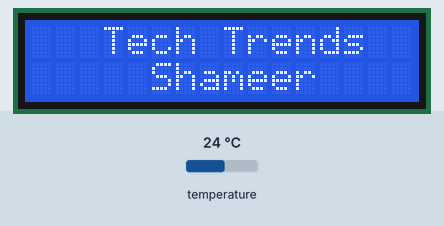
The sketch below on a simulated Arduino Uno, built with avr-gcc and run on an emulated ATmega328P. Shown: 16×2 character LCD. Inputs (shaded band) come from the test bench; at power-on: temperature 24 °C. What the sketch prints to the serial monitor is not drawn.

Above: at 1.2 s.
At 8.3 s:
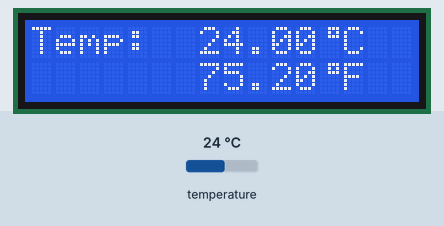
8.4 s: temperature set to 12 °C
At 10.9 s:
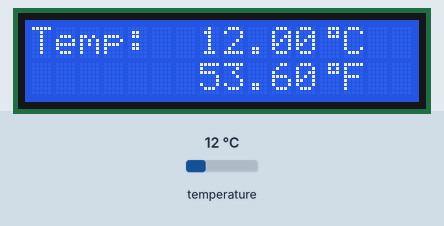
11.2 s: temperature set to 19 °C
At 12.0 s:
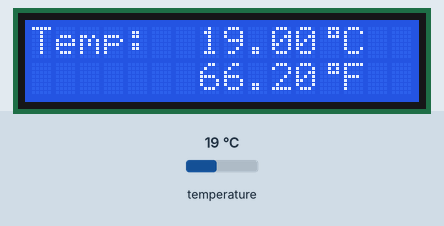
13.0 s: temperature set to 28 °C
At 14.0 s:
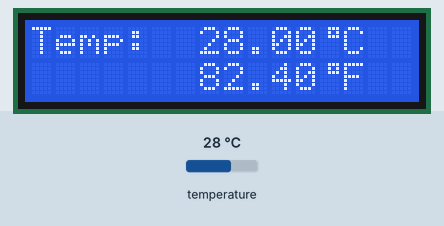
Timing chart, 0 to 16.0 s (numbered marks = the images above; inputs shaded):
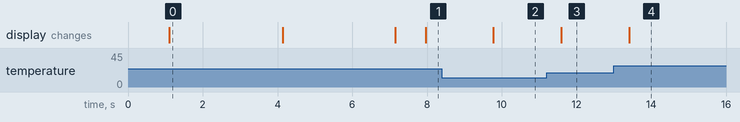

Measured:
- after the input at 8.4 s, the display: changes after 1.4 s (image 2)
- after the input at 11.2 s, the display: changes after 0.40 s (image 3)
- after the input at 13.0 s, the display: changes after 0.41 s (image 4)
- what the display in image 0 shows lasts 3.0 s, from 1.1 s to 4.1 s

The sketch:

temperature-monitor-using-DS18B20-temperature-sensor.ino
```cpp
//Tech Trends Shameer
//Temperature-Monitor-Using-DS18B20-Temperature-Sensor

#include <OneWire.h>
#include <DallasTemperature.h>
#include <LiquidCrystal_I2C.h>
#define DS18B20 4

OneWire ourWire(DS18B20);
DallasTemperature sensor(&ourWire);
LiquidCrystal_I2C lcd(0x27, 16, 2);
byte degree_symbol[8] =
{
0b00111,
0b00101,
0b00111,
0b00000,
0b00000,
0b00000,
0b00000,
0b00000
};
void setup()
{
  Serial.begin(9600);
  delay(1000);
  sensor.begin();
  lcd.begin();
  lcd.createChar(1, degree_symbol);
  lcd.clear();
  lcd.setCursor(3,0);
  lcd.print("Tech Trends");
  lcd.setCursor(5,1);
  lcd.print("Shameer");
  delay(3000);
  lcd.clear();
  lcd.setCursor(2,0);
  lcd.print("Temp Monitor");
  lcd.setCursor(1,1);
  lcd.print("Using DS18B20");
  delay(3000);
  lcd.clear();
  lcd.setCursor(0,0);
  lcd.print("Temp: ");
}

void loop()
{
sensor.requestTemperatures();
Serial.print("Celsius temperature: ");
Serial.print(sensor.getTempCByIndex(0));
Serial.println("°C");
Serial.print("Fahrenheit temperature: ");
Serial.println(sensor.getTempFByIndex(0));
lcd.setCursor(7,0);
lcd.print(sensor.getTempCByIndex(0));
lcd.write(1);
lcd.print("C");
lcd.setCursor(7,1);
lcd.print(sensor.getTempFByIndex(0));
lcd.write(1);
lcd.print("F");
delay(1000);
}
```
